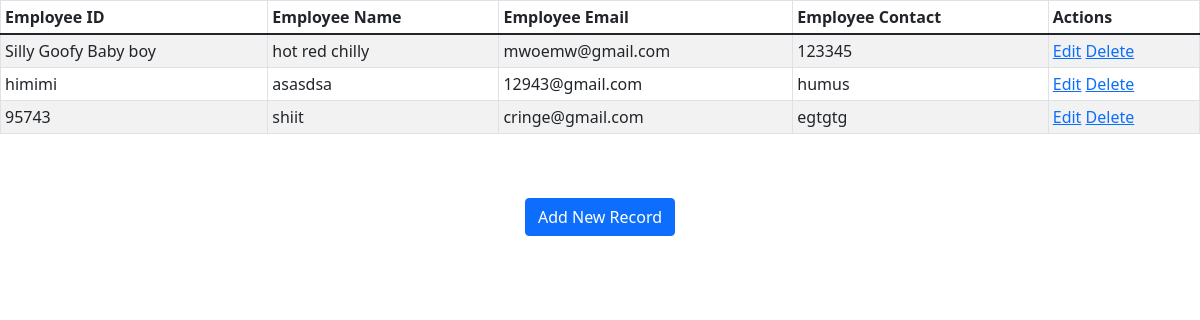
The page /show on the database its author committed.
### employee/models.py (models this page shows)
class Employee(models.Model):
    eid = models.CharField(max_length=20)
    ename = models.CharField(max_length=100)
    eemail = models.EmailField()
    econtact = models.CharField(max_length=15)
    class Meta:
        db_table = "employee"

### employee/views.py (the view)
# urls.py: path('show',views.show),
def show(request):
    employees = Employee.objects.all()
    return render(request,"show.html",{'employees':employees})

### templates/show.html (shortened to what this page needs)
<!DOCTYPE html>
<html lang="en">
<head>
    {% load static %}
    <link rel="stylesheet" href="{% static 'css/style.css' %}" />
    <link href="https://cdn.jsdelivr.net/npm/bootstrap@5.1.3/dist/css/bootstrap.min.css" rel="stylesheet"
>
</head>
<body>
    <table class="table table-striped table-bordered table-sm">
        <thead class="thead-dark">
            <tr>
                <th>Employee ID</th>
                <th>Employee Name</th>
                <th>Employee Email</th>
                <th>Employee Contact</th>
                <th>Actions</th>
            </tr>
        </thead>
        <tbody>
            {% for employee in employees %}
            <tr>
                <td>{{ employee.eid }}</td>
                <td>{{ employee.ename }}</td>
                <td>{{ employee.eemail }}</td>
                <td>{{ employee.econtact }}</td>
                <td>
                    <a href="/edit/{{ employee.id }}"><span class="glyphicon glyphicon-pencil">Edit</span></a>
                    <a href="/delete/{{ employee.id }}">Delete</a>
                </td>
            </tr>
            {% endfor %}
        </tbody>
    </table>
    <br>
    <br>
    <center><a href="/emp" class="btn btn-primary">Add New Record</a></center>
</body>
</html>

### rows shown on the page
Employee: eid "Silly Goofy Baby boy", ename "hot red chilly", eemail "mwoemw@gmail.com", econtact "123345"
Employee: eid "himimi", ename "asasdsa", eemail "12943@gmail.com", econtact "humus"
Employee: eid "95743", ename "shiit", eemail "cringe@gmail.com", econtact "egtgtg"
